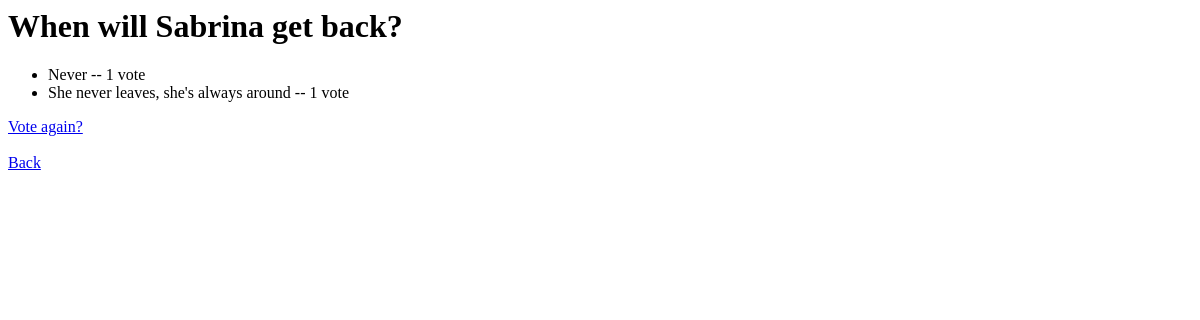
The app's page /polls/10/results/, older data.
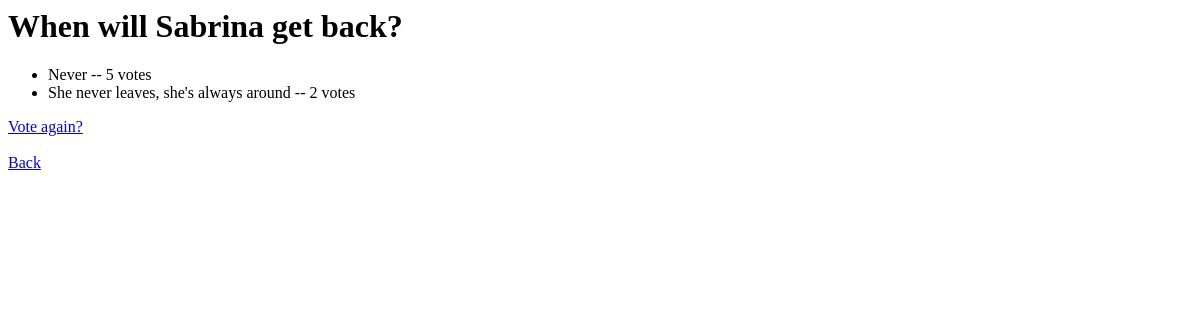
The same page, newer data.
### polls/models.py (models this page shows, shortened)
class Question(models.Model):
    question_text = models.CharField(max_length=200)
    pub_date = models.DateTimeField('date published')
    def was_published_recently(self):
        now = timezone.now()
        return now - datetime.timedelta(days=1) <= self.pub_date <= now
    was_published_recently.admin_order_field = 'pub_date'
    was_published_recently.boolean = True
    was_published_recently.short_description = 'Published recently?'

class Choice(models.Model):
    question = models.ForeignKey(Question, on_delete=models.CASCADE)
    choice_text = models.CharField(max_length=200)
    votes = models.IntegerField(default=0)

### polls/views.py (the view)
# urls.py: path('<int:pk>/results/', views.ResultsView.as_view(), name='results'),
class ResultsView(generic.DetailView):
    model = Question
    template_name = 'polls/results.html'

### polls/templates/polls/results.html (shortened to what this page needs)
<h1>{{ question.question_text }}</h1>
<ul>
{% for choice in question.choice_set.all %}
    <li>{{ choice.choice_text }} -- {{ choice.votes }} vote{{ choice.votes|pluralize }}</li>
{% endfor %}
</ul>
<a href="{% url 'polls:detail' question.id %}">Vote again?</a>
<a href="{% url 'polls:index' %}">Back</a>

Row changes from the older to the newer data that the page shows:
changed Choice "Never": votes "1" → "5"
changed Choice "She never leaves, she's always around": votes "1" → "2"
